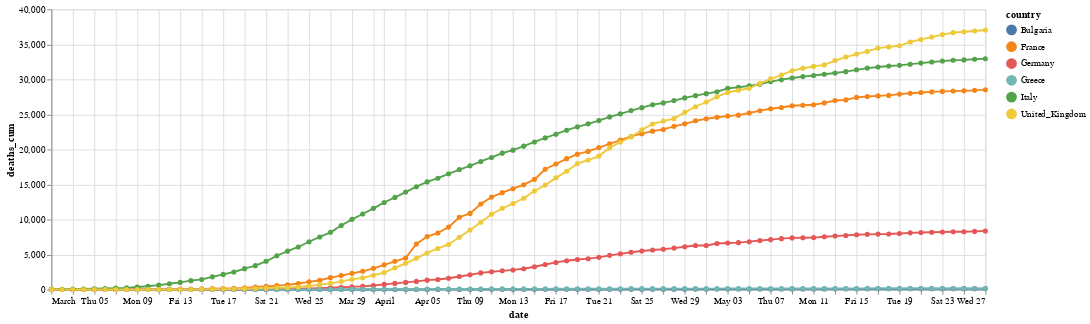

Here is the notebook cell this chart was saved with:
### Code cell
country_plot('deaths_cum')

### Figure 1 — Vega-Lite specification as saved in the notebook (floating-point values rounded to 4 significant figures; data arrays with more than 128 entries replaced by an {"elided": "..."} marker saying what was removed)
{"config": {"view": {"continuousWidth": 400, "continuousHeight": 300}}, "data": {"name": "data-3021ab256400e21135f05f79d77a1890"}, "mark": {"type": "line", "point": true}, "encoding": {"color": {"type": "nominal", "field": "country"}, "tooltip": [{"type": "nominal", "field": "country"}, {"type": "temporal", "field": "date"}, {"type": "quantitative", "field": "cases_cum"}, {"type": "quantitative", "field": "deaths_cum"}, {"type": "quantitative", "field": "deaths"}, {"type": "quantitative", "field": "cases"}], "x": {"type": "temporal", "field": "date"}, "y": {"type": "quantitative", "field": "deaths_cum"}}, "height": 300, "width": 1000, "$schema": "https://vega.github.io/schema/vega-lite/v4.0.2.json", "datasets": {"data-3021ab256400e21135f05f79d77a1890": {"elided": "517 records"}}}
